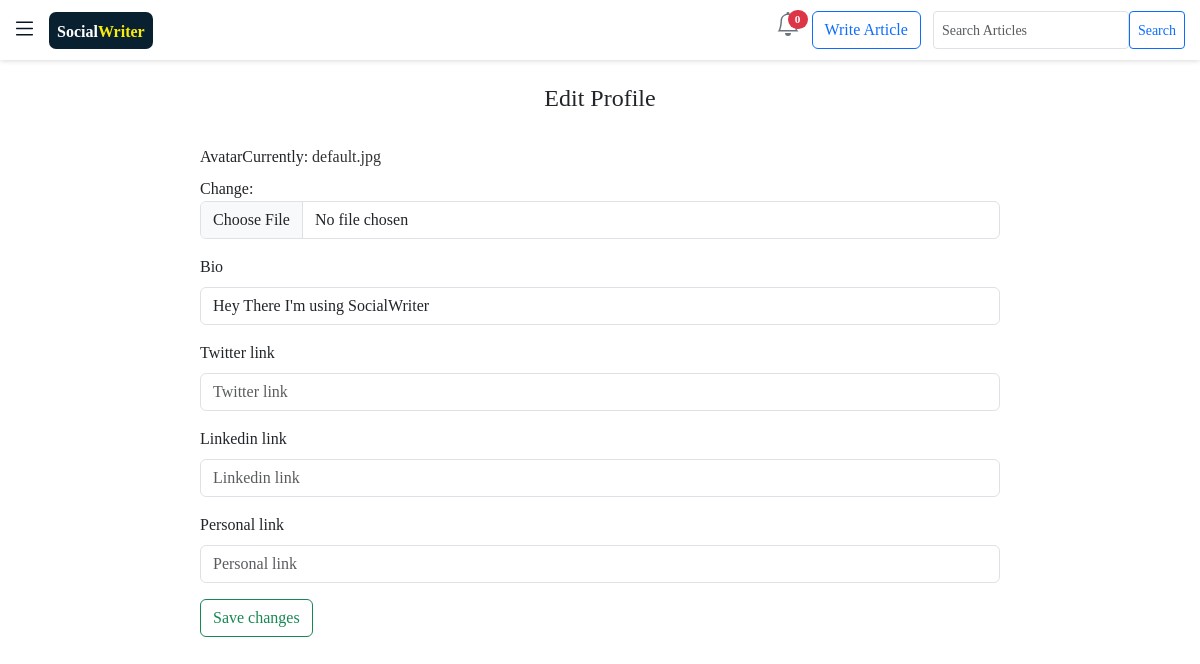
The page /edit_profile/2/ (signed in) on the database as committed earlier.
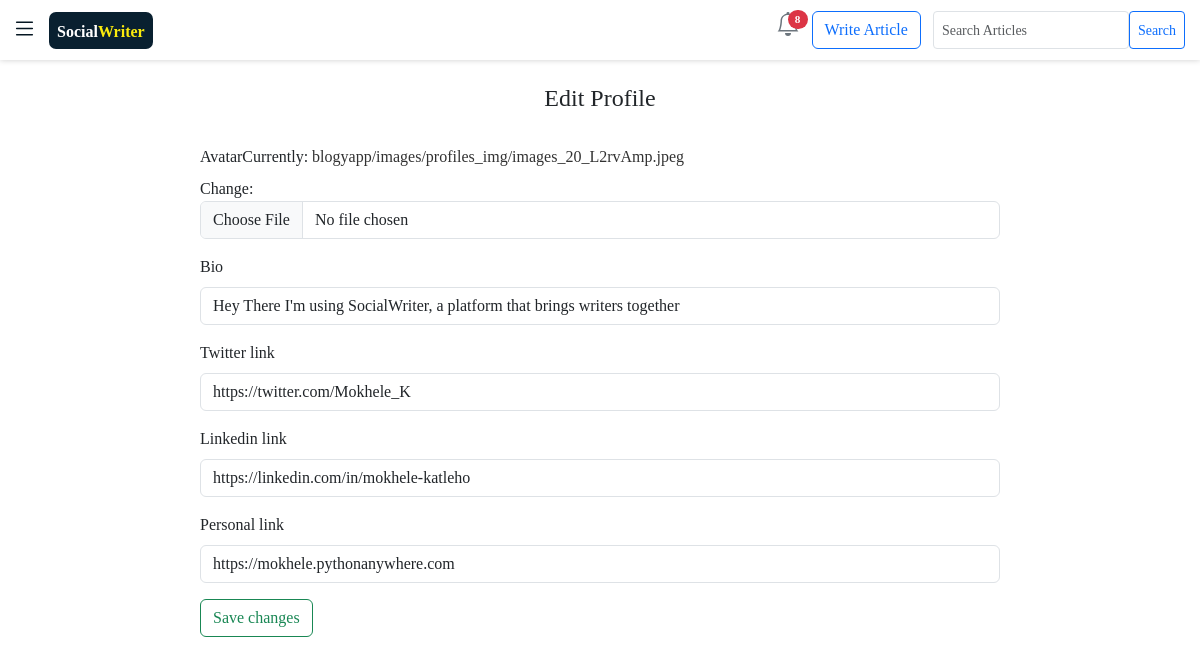
The same page on the database as committed later.
### users/models.py (models this page shows, shortened)
class Profile(models.Model):
    name = models.OneToOneField(User, on_delete=models.CASCADE ,default=1 ) # this has the username inside
    bio = models.CharField(max_length=150,blank=True, default="Hey There I'm using SocialWriter ")
    avatar = models.ImageField(null=True, upload_to="blogyapp/images/profiles_img", default="default.jpg")
    following = models.ManyToManyField(User,related_name="following", blank=True)
    followers = models.IntegerField(default=0)
    date_created = models.DateTimeField(auto_now=True)
    liked_articles = models.ManyToManyField("blogyapp.Entry",related_name="liked_articles", blank=True)
    bookmarked_articles = models.ManyToManyField("blogyapp.Entry",related_name="bookmarked_articles", blank=True)
    twitter_link = models.URLField(blank=True, null=True)
    linkedin_link = models.URLField(blank=True, null=True)
    personal_link = models.URLField(blank=True, null=True)
    class Meta:
        ordering = ["-date_created"]

### blogyapp/views.py (the view)
# urls.py: path('edit_profile/<int:profile_id>/', views.edit_profile, name="edit_profile"),
@login_required
def edit_profile(request, profile_id):
    profile = Profile.objects.get(id = profile_id)
    if request.method != 'POST' :
        form = ProfileForm(instance = profile)
    else:
        form = ProfileForm(request.POST, request.FILES ,instance = profile )
        if form.is_valid():
            form.save()
            return redirect('blogyapp:profile_detail', profile_id )
    context = {"form":form,
               "profile":profile}
    return render(request, 'blogyapp/edit_profile.html', context )

### blogyapp/forms.py
class ProfileForm(forms.ModelForm):
    class Meta:
        model = Profile
        fields = ("avatar","bio","twitter_link","linkedin_link","personal_link" )

### blogyapp/context_processors.py (called while the page is built)
def process_notifications(request):
    try:
        notifications_url = request.META["HTTP_REFERER"]
        notifications = Notification.objects.filter( Q(entry__profile__name = request.user) | Q(profile__name = request.user) )
        if notifications_url == "http://127.0.0.1:8000/notifications/" or notifications_url == "http://socialwriter.pythonanywhere.com/notifications/" or notifications_url == "https://socialwriter.pythonanywhere.com/notifications/":
            for i in notifications:
                if i.notification_viewed == False:
                    i.notification_viewed = True
                    i.save(update_fields=["notification_viewed"])
                    i.save()
        return {}
    except:
        return {}

### blogyapp/templates/blogyapp/edit_profile.html (shortened to what this page needs)
{% extends 'blogyapp/base.html' %}
  {% load bootstrap5 %}
  {% load static %}
  {% load read-time %}
{% block content %}
<div class="d-flex justify-content-center">
  <div class="col-10 col-md-8" >
    <br>
    <center><h4>Edit Profile</h4></center>
    <br>
    <form action="{% url 'blogyapp:edit_profile' profile.id %}" method="post" enctype="multipart/form-data" >
      {% bootstrap_form form %}
      {% buttons %}
      <button class="btn btn-outline-success" name="submit">Save changes</button>
      {% endbuttons %}
  </form>
  </div>
</div>
{% endblock content %}

Rows that differ between the two databases and show on the page:
changed Profile: bio "Hey There I'm using SocialWriter" → "Hey There I'm using SocialWriter, a platform that brings writers together"; twitter_link (not shown) → "https://twitter.com/Mokhele_K"; linkedin_link (not shown) → "https://linkedin.com/in/mokhele-katleho"; personal_link (not shown) → "https://mokhele.pythonanywhere.com"
Other text that changed with them:
{{ all_notifications.count }}: "0" → "8"
text no longer shown: "Avatar Currently: default.jpg Change: Bio Twitter link Linkedin link Personal link"
text now shown: "Avatar Currently: blogyapp/images/profiles_img/images_20_L2rvAmp.jpeg Change: Bio Twitter link Linkedin link Personal link"
